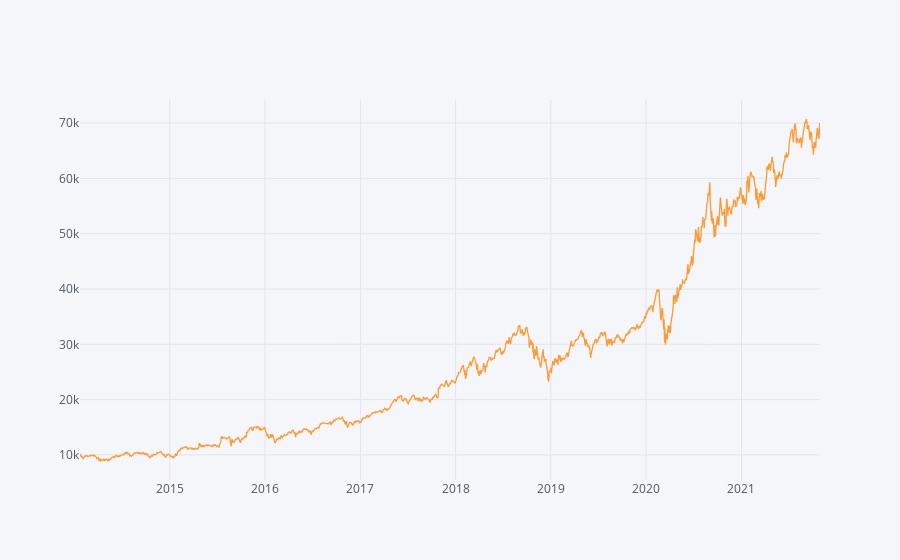

The notebook cell this image was saved under:
### Markdown cell above
Calculate the absolute return, CAGR and IR for your optimized portfolio.

### Code cell
absolute_return_bh = ((zai_fundc.Close.iloc[-1]-zai_fundc.Open.iloc[0])/zai_fundc.Open.iloc[0])*100
CAGR_bh = (((zai_fundc.Close.iloc[-1]/zai_fundc.Open.iloc[0])**(252/len(zai_fundc)))-1)*100
#CAGR1_bh = (((zai_fundc.Close.iloc[-1]/zai_fundc.Open.iloc[0])**(365/(zai_fundc.index[-1] - zai_fundc.index[0]).days))-1)*100
IR_bh = (zai_fundc.Close.pct_change().mean()/zai_fundc.Close.pct_change().std())*((252) **0.5)

print(absolute_return_bh)
print(CAGR_bh)
#print(CAGR1_bh)
print(IR_bh)
zai_fundc.Close.iplot()

### Figure 1 — Plotly figure (JSON) as saved in the notebook; plotly's stock layout.template omitted (floating-point values rounded to 4 significant figures; data arrays with more than 128 entries replaced by an {"elided": "..."} marker saying what was removed)
{"data": [{"line": {"color": "rgba(255, 153, 51, 1.0)", "dash": "solid", "shape": "linear", "width": 1.3}, "mode": "lines", "name": "Close", "text": "", "type": "scatter", "x": {"elided": "1959 str values"}, "y": {"elided": "1959 float values"}}], "layout": {"legend": {"bgcolor": "#F5F6F9", "font": {"color": "#4D5663"}}, "paper_bgcolor": "#F5F6F9", "plot_bgcolor": "#F5F6F9", "title": {"font": {"color": "#4D5663"}}, "xaxis": {"gridcolor": "#E1E5ED", "showgrid": true, "tickfont": {"color": "#4D5663"}, "title": {"font": {"color": "#4D5663"}, "text": ""}, "zerolinecolor": "#E1E5ED"}, "yaxis": {"gridcolor": "#E1E5ED", "showgrid": true, "tickfont": {"color": "#4D5663"}, "title": {"font": {"color": "#4D5663"}, "text": ""}, "zerolinecolor": "#E1E5ED"}}}
